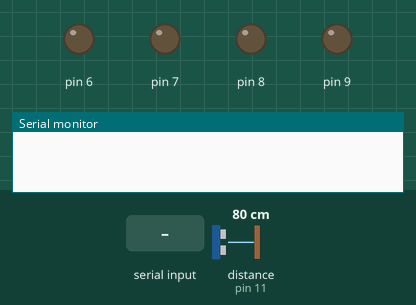
A sketch run on a simulated Arduino Uno, built with avr-gcc and run on an emulated ATmega328P. Shown: output pins drawn as LEDs (lit = HIGH), the last lines printed to the serial monitor. Wiring (inferred from the names in the program): ultrasonic range finder: trigger pin 10; echo pin 11. Dashed ring = blinking. The test bench sets the inputs (shaded band); at power-on: distance to the obstacle (sensor on pin 11) 80 cm. The echo pulse lasts 58.3 µs per cm; pins used as bus, display or sensor lines are not drawn.

Above: at 1.2 s.
1.3 s: distance to the obstacle (sensor on pin 11) set to 22 cm
3.0 s: distance to the obstacle (sensor on pin 11) set to 17 cm
At 3.9 s:
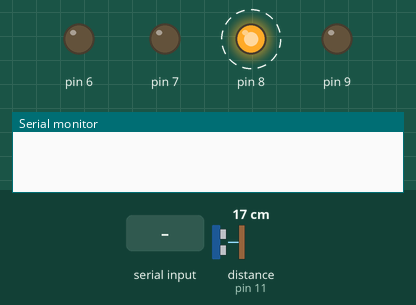
6.0 s: distance to the obstacle (sensor on pin 11) set to 35 cm
At 6.6 s:
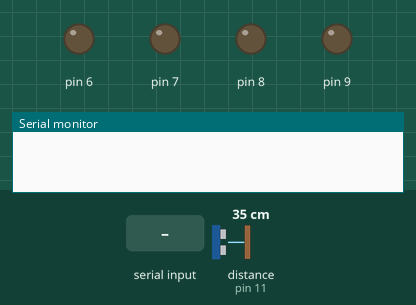
7.5 s: "f" received over the second serial link
At 8.3 s:
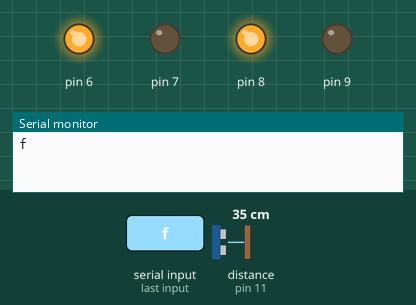
10.0 s: "b" received over the second serial link
At 10.6 s:
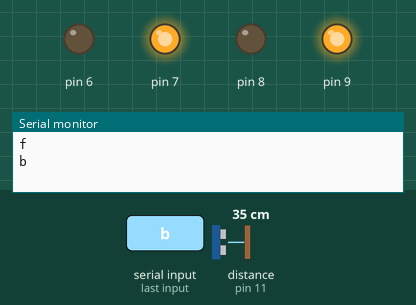
12.5 s: "l" received over the second serial link
At 12.9 s:
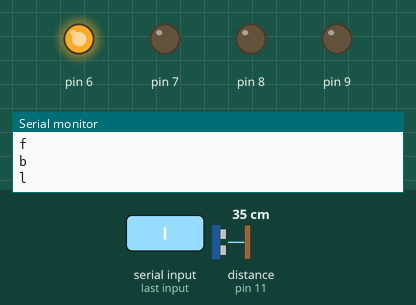
Timing chart, 0 to 15.5 s (numbered marks = the images above; inputs shaded):
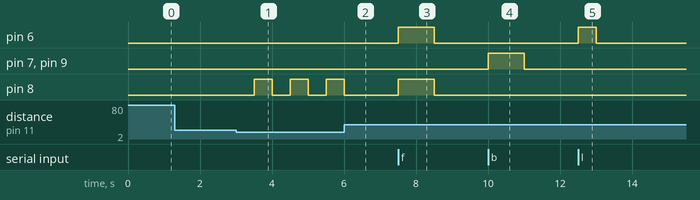

Measured:
- the behaviour switches between 20 and 19 cm on distance to the obstacle (sensor on pin 11) (found by bisection; images 0 and 1)
- after the input at 1.3 s, every drawn part: stays the same
- after the input at 3.0 s, pin 8: alternates HIGH for 0.50 s and LOW for 0.50 s, starting after 0.50 s
- after the input at 6.0 s, pin 6: stays LOW (without the input it goes to HIGH after 1.0 s)
- after the input at 7.5 s, pin 6, pin 8: LOW → HIGH at once, → LOW 1.0 s later
- after the input at 10.0 s, pin 7, pin 9: LOW → HIGH at once, → LOW 1.0 s later
- after the input at 12.5 s, pin 6: LOW → HIGH at once, → LOW 0.50 s later

The sketch:

arduino_car.ino
```cpp
#include <SoftwareSerial.h>

SoftwareSerial mySerial(12, 13); // RX, TX
char command = "";
int cont = 0;

void setup()
{
  pinMode(9, OUTPUT);
  pinMode(8, OUTPUT);
  pinMode(7, OUTPUT);
  pinMode(6, OUTPUT);
  pinMode(11, INPUT); // echoPin
  pinMode(10, OUTPUT);  //triggerPin

  Serial.begin(9600);
  mySerial.begin(9600);
}

long readUltrasonicDistance(int triggerPin, int echoPin)
{
  // Clear the trigger
  digitalWrite(triggerPin, LOW);
  delayMicroseconds(2);

  // Sets the trigger pin to HIGH state for 10 microseconds
  digitalWrite(triggerPin, HIGH);
  delayMicroseconds(10);
  digitalWrite(triggerPin, LOW);

  // Reads the echo pin, and returns the sound wave travel time in microseconds
  return pulseIn(echoPin, HIGH);
}
void front()
{
    // Vai para frente
    digitalWrite(9, LOW); //A-IA
    digitalWrite(8, HIGH); //A-IB
    digitalWrite(7, LOW); //B-IA
    digitalWrite(6, HIGH); //B-IB
}
void back()
{
    // Vai para tras
    digitalWrite(9, HIGH); //A-IA
    digitalWrite(8, LOW); //A-IB
    digitalWrite(7, HIGH); //B-IA
    digitalWrite(6, LOW); //B-IB
}
void stoped()
{
    // Para o carrinho
    digitalWrite(9, LOW); //A-IA
    digitalWrite(8, LOW); //A-IB
    digitalWrite(7, LOW); //B-IA
    digitalWrite(6, LOW); //B-IB
}
void right()
{
    // Vai para a direita
    digitalWrite(9, LOW); //A-IA
    digitalWrite(8, HIGH); //A-IB
    digitalWrite(7, LOW); //B-IA
    digitalWrite(6, LOW); //B-IB
}
void left()
{
    // Vai para a esquerda
    digitalWrite(9, LOW); //A-IA
    digitalWrite(8, LOW); //A-IB
    digitalWrite(7, LOW); //B-IA
    digitalWrite(6, HIGH); //B-IB
}
void dodge()
{
    stoped();
    delay(500); // Wait 1s
    if (cont < 3)
    {
        right();
        delay(500); // Wait 1s
        cont = (cont + 1);
    }
    else
    {
        stoped();
        delay(500); // Wait 1s
        left();
        delay(500); // Wait 1s
        cont = 0;
    }
}
void loop()
{
    if (0.01723 * readUltrasonicDistance(10, 11) > 20.0)
    {
        stoped();
        cont = 0;
        if (mySerial.available())
        {
            command = (char)mySerial.read();
            Serial.println(command);
            if (command == 'f')
            {
                // Vai para frente
                front();
                delay(1000); // Wait 1s
                stoped();
            }
            if (command == 'b')
            {
                // Vai para tras
                back();
                delay(1000); // Wait 1s
                stoped();
            }
            if (command == 'r')
            {
                // Vai para a direita
                right();
                delay(500); // Wait 1s
                stoped();
            }
            if (command == 'l')
            {
                // Vai para a esquerda
                left();
                delay(500); // Wait 1s
                stoped();
            }
            if(command == 'a')
            {
                while (command != 'm')
                {
                    // Vai para frente
                    command == "";
                    delay(1000); // Wait 1s
                    command = (char)mySerial.read();
                    if (0.01723 * readUltrasonicDistance(10, 11) > 20.0)
                    {
                        front();
                    }
                    else
                    {
                        dodge();
                    }
                }
            }
            command == "";
        }
    }
    else
    {
        dodge();
    }
}
```
